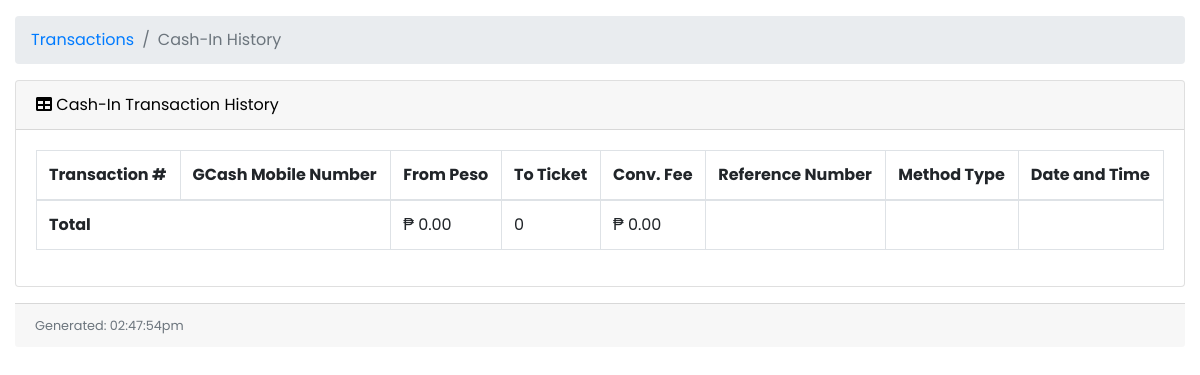
Page /user/cash-in-history.php (signed in) on the earlier database version.
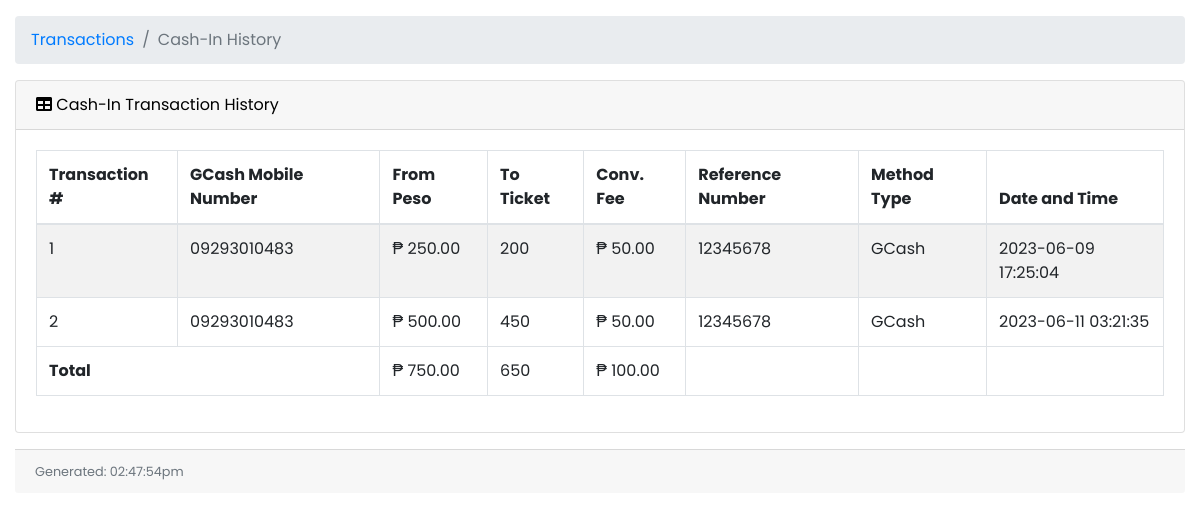
Same page on the later database version.
### tables this page shows
CREATE TABLE `cico` (
  `cico_id` int(11) NOT NULL,
  `user_id` int(11) NOT NULL,
  `trans_type` varchar(15) NOT NULL,
  `gcash_mobile_number` varchar(20) NOT NULL,
  `peso_amount` decimal(10,2) NOT NULL,
  `ticket_amount` int(11) NOT NULL,
  `processing_fee` decimal(10,2) NOT NULL,
  `convenience_fee` decimal(10,2) NOT NULL,
  `reference_number` varchar(20) NOT NULL,
  `method_type` varchar(20) NOT NULL,
  `trans_stat` varchar(10) NOT NULL,
  `created_at` timestamp NOT NULL DEFAULT current_timestamp(),
  `updated_at` timestamp NOT NULL DEFAULT current_timestamp() ON UPDATE current_timestamp()
);

### user/cash-in-history.php (the view, shortened to what the changed rows need)
<?php
include('../db.php');
$userid = $_SESSION['user_id'];
?>
<!DOCTYPE html>
<html lang="en">
<head>
    <link href="vendor/fontawesome-free/css/all.min.css" rel="stylesheet" type="text/css">
    <link href="vendor/datatables/dataTables.bootstrap4.css" rel="stylesheet">
    <link href="vendor/css/sb-admin.css" rel="stylesheet">
</head>
<body id="page-top">
    <div id="wrapper">
        <div id="content-wrapper">
            <div class="container-fluid">
                <?php
                if ($_SESSION['role'] == "City Admin") {
                ?>
                    <div class="card mb-3">
                        <div class="card-header">
                            <i class="fas fa-table"></i>
                            Cash-In Transaction History
                        </div>
                        <div class="card-body">
                            <div class="table-responsive">
                                <table class="table table-bordered table-striped table-hover" id="dataTable" width="100%" cellspacing="0">
                                    <thead>
                                        <tr>
                                            <th>Transaction #</th>
                                            <th>Name</th>
                                            <th>GCash Mobile Number</th>
                                            <th>From Peso Amount</th>
                                            <th>To Ticket Amount</th>
                                            <th>Conv. Fee</th>
                                            <th>Reference Number</th>
                                            <th>Method Type</th>
                                            <th>Date and Time</th>
                                        </tr>
                                    </thead>
                                    <tbody>
                                        <?php
                                        $query = "SELECT cico.*, user_profile.*
                                                FROM cico
                                                INNER JOIN user_profile ON cico.user_id = user_profile.user_id
                                                WHERE cico.peso_amount > 0
                                                AND cico.trans_type = 'cash-in'
                                                AND cico.trans_stat = 'Successful'
                                                ORDER BY cico.created_at ASC";
                                        $stmt = $db->prepare($query);
                                        $stmt->execute();
                                        $result = $stmt->get_result();
                                        $totalPesoAmount = 0;
                                        $totalTicketAmount = 0;
                                        $totalConvenienceFee = 0;
                                        $count = 1;
                                        while ($row = $result->fetch_assoc()) {
                                            echo "<tr>";
                                            echo "<td>" . $count . "</td>";
                                            echo "<td>" . $row['first_name'] . " " . $row['last_name'] . "</td>";
                                            echo "<td>" . $row['gcash_mobile_number'] . "</td>";
                                            echo "<td>₱ " . number_format($row['peso_amount'], 2) . "</td>";
                                            echo "<td>" . number_format($row['ticket_amount'], 2) . "</td>";
                                            echo "<td>₱ " . number_format($row['convenience_fee'], 2) . "</td>";
                                            echo "<td>" . $row['reference_number'] . "</td>";
                                            echo "<td>" . $row['method_type'] . "</td>";
                                            echo "<td>" . $row['created_at'] . "</td>";
                                            echo "</tr>";
                                            $totalPesoAmount += $row['peso_amount'];
                                            $totalTicketAmount += $row['ticket_amount'];
                                            $totalConvenienceFee += $row['convenience_fee'];
                                            $count++;
                                        }
                                        ?>
                                    </tbody>
                                    <tfoot>
                                        <tr>
                                            <td colspan="3"><b>Total Amount</b></td>
                                            <td colspan="1"><?php echo "₱" . " " . number_format($totalPesoAmount, 2); ?></td>
                                            <td colspan="1"><?php echo number_format($totalTicketAmount, 2); ?></td>
                                            <td><?php echo "₱" . " " . number_format($totalConvenienceFee, 2); ?></td>
                                            <td></td>
                                            <td></td>
                                            <td></td>
                                        </tr>
                                    </tfoot>
                                </table>
                            </div>
                        </div>
                        <div class="card-footer small text-muted">
                            <?php
                            date_default_timezone_set("Africa/Nairobi");
                            echo "Generated: " . date("h:i:sa");
                            ?>
                        </div>
                    </div>
                <?php
                } else {
                ?>
                    <div class="card mb-3">
                        <div class="card-header">
                            <i class="fas fa-table"></i>
                            Cash-In Transaction History
                        </div>
                        <div class="card-body">
                            <div class="table-responsive">
                                <table class="table table-bordered table-striped table-hover" id="dataTable" width="100%" cellspacing="0">
                                    <thead>
                                        <tr>
                                            <th>Transaction #</th>
                                            <th>GCash Mobile Number</th>
                                            <th>From Peso</th>
                                            <th>To Ticket</th>
                                            <th>Conv. Fee</th>
                                            <th>Reference Number</th>
                                            <th>Method Type</th>
                                            <th>Date and Time</th>
                                        </tr>
                                    </thead>
                                    <tbody>
                                        <?php
                                        $user_id = $userid;
                                        $stmt = $db->prepare("SELECT c.cico_id, c.gcash_mobile_number, c.peso_amount, c.ticket_amount, c.convenience_fee, c.reference_number, c.method_type, c.created_at, c.trans_stat
                                                FROM cico c
                                                INNER JOIN user_profile up ON c.user_id = up.user_id
                                                WHERE c.user_id = ? AND c.trans_type = 'cash-in' AND c.trans_stat = 'Successful'
                                                ORDER BY c.cico_id");
                                        $stmt->bind_param("i", $user_id);
                                        $stmt->execute();
                                        $result = $stmt->get_result();
                                        $count = 1;
                                        $totalPesoAmount = 0;
                                        $totalTicketAmount = 0;
                                        $totalConvenienceFee = 0;
                                        while ($row = $result->fetch_assoc()) {
                                            echo "<tr>";
                                            echo "<td>" . $count . "</td>";
                                            echo "<td>" . $row['gcash_mobile_number'] . "</td>";
                                            echo "<td>₱ " . number_format($row['peso_amount'], 2) . "</td>";
                                            echo "<td>" . $row['ticket_amount'] . "</td>";
                                            echo "<td>₱ " . number_format($row['convenience_fee'], 2) . "</td>";
                                            echo "<td>" . $row['reference_number'] . "</td>";
                                            echo "<td>" . $row['method_type'] . "</td>";
                                            echo "<td>" . $row['created_at'] . "</td>";
                                            echo "</tr>";
                                            $count++;
                                            $totalPesoAmount += $row['peso_amount'];
                                            $totalTicketAmount += $row['ticket_amount'];
                                            $totalConvenienceFee += $row['convenience_fee'];
                                        }
                                        ?>
                                    </tbody>
                                    <tfoot>
                                        <tr>
                                            <td colspan="2"><b>Total</b></td>
                                            <td><?php echo "₱ " . number_format($totalPesoAmount, 2); ?></td>
                                            <td><?php echo $totalTicketAmount; ?></td>
                                            <td><?php echo "₱ " . number_format($totalConvenienceFee, 2); ?></td>
                                            <td></td>
                                            <td></td>
                                            <td></td>
                                        </tr>
                                    </tfoot>
                                </table>
                            </div>
                        </div>
                    </div>
                    <div class="card-footer small text-muted">
                        <?php
                        echo "Generated: " . date("h:i:sa");
                        ?>
                    </div>
            </div>
        <?php
                }
        ?>
        </div>
    </div>
</body>
</html>

Differences in the rows shown:
added cico: gcash_mobile_number "09293010483", peso_amount "250.00", ticket_amount "200", convenience_fee "50.00", reference_number "12345678", method_type "GCash", created_at "2023-06-09 17:25:04"
added cico: gcash_mobile_number "09293010483", peso_amount "500.00", ticket_amount "450", convenience_fee "50.00", reference_number "12345678", method_type "GCash", created_at "2023-06-11 03:21:35"
Other differences:
$totalPesoAmount: "0.00" → "750.00"
$totalTicketAmount: "0" → "650"
$totalConvenienceFee: "0.00" → "100.00"
